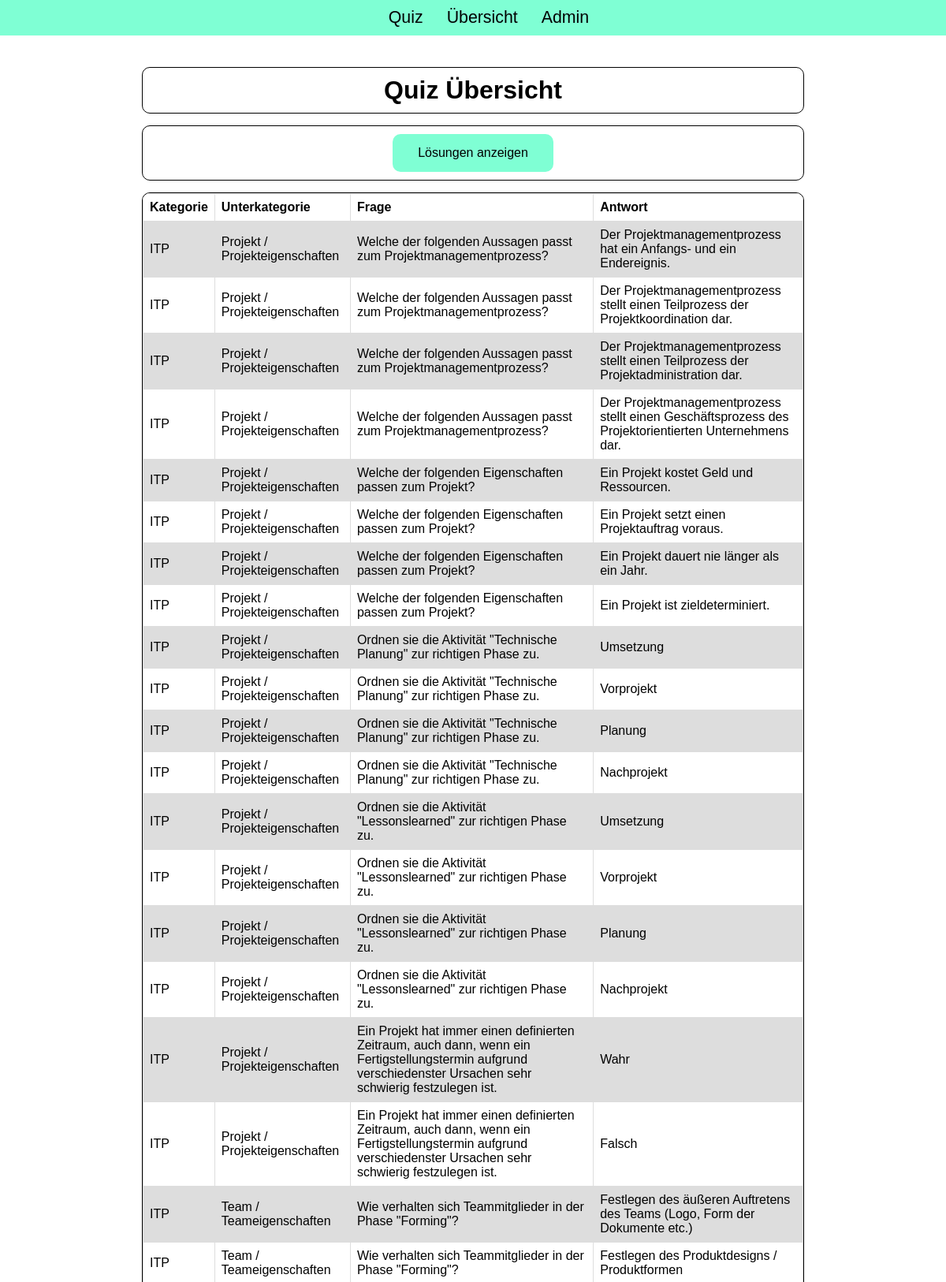
Screenshot of /webfiles/overview.php (upper part) with the database file from the repository.
### tables this page shows
CREATE TABLE `answer` (
  `pk_answer_id` int(11) NOT NULL,
  `fk_pk_question_id` int(11) DEFAULT NULL,
  `is_true` tinyint(1) DEFAULT NULL,
  `answer_text` varchar(255) DEFAULT NULL
);

CREATE TABLE `category` (
  `pk_category_id` int(11) NOT NULL,
  `category_text` varchar(255) DEFAULT NULL
);

CREATE TABLE `subcategory` (
  `pk_subcategory_id` int(11) NOT NULL,
  `fk_pk_category_id` int(11) DEFAULT NULL,
  `subcategory_text` varchar(255) DEFAULT NULL
);

CREATE TABLE `question` (
  `pk_question_id` int(11) NOT NULL,
  `fk_pk_subcategory_id` int(11) DEFAULT NULL,
  `question_text` varchar(255) DEFAULT NULL
);

### webfiles/DB.php (called while the page is built, shortened)
<?php
$server = "localhost";
$dbname = "quiz";
$username = "root";
$password = "";
try {
    $DB = new PDO("mysql:host=$server;dbname=$dbname", $username, $password);
    $DB->setAttribute(PDO::ATTR_ERRMODE, PDO::ERRMODE_EXCEPTION);
} catch (PDOException $e) {
    echo "Error: " . $e;
    exit();
}
return $DB;

### webfiles/overview.php (the view, shortened to what this page needs)
<?php
class Overview
{
    private $DB;
    function __construct()
    {
        $this->DB = include 'DB.php';
    }
    function createTable()
    {
        $result = '<table>';
        $result .= '<tr>
            <th>Kategorie</th>
            <th>Unterkategorie</th>
            <th>Frage</th>
            <th>Antwort</th>
            <th class="invisible is_true">Richtig?</th>
        </tr>';
        try {
            $categoryStmt = $this->DB->prepare("SELECT category_text, subcategory_text, question_text, answer_text, is_true
                FROM answer
                INNER JOIN question ON fk_pk_question_id = pk_question_id
                INNER JOIN subcategory ON fk_pk_subcategory_id = pk_subcategory_id
                INNER JOIN category ON fk_pk_category_id = pk_category_id");
            if ($categoryStmt->execute()) {
                while ($row = $categoryStmt->fetch()) {
                    $result .= '<tr>';
                    $result .= '<td>' . $row['category_text'] . '</td>';
                    $result .= '<td>' . $row['subcategory_text'] . '</td>';
                    $result .= '<td>' . $row['question_text'] . '</td>';
                    $result .= '<td>' . $row['answer_text'] . '</td>';
                    $result .= '<td class="invisible is_true">' . $row['is_true'] . '</td>';
                    $result .= '</tr>';
                }
            }
            $this->DB->setAttribute(PDO::ATTR_ERRMODE, PDO::ERRMODE_EXCEPTION);
        } catch (PDOException  $e) {
            echo "Error: " . $e;
            exit();
        }
        return $result . '</table>';
    }
}
?>
<!DOCTYPE html>
<html lang="de">
<head>
    <link rel="stylesheet" href="style.css">
</head>
<body>
    <?php
    $overview = new Overview();
    ?>
    <div id="main">
        <div class="mainElement">
            <h1>Quiz Übersicht</h1>
        </div>
        <div class="mainElement buttonDiv">
            <button id="showIsTrue">Lösungen anzeigen</button>
        </div>
        <div class="mainElement" id="overview">
            <?php
            echo $overview->createTable();
            ?>
        </div>
    </div>
</body>
</html>

### webfiles/style.css (style rules this page uses)
:root { --accent-c: #7fffd4; --accent-c-light: #bcffe9; --accent-c-dark: #38b48b; --accent-c-red: #FF7F7F; --accent-c-red-dark: #B31414; --lighter-gray: #dddddd; }
* { margin: 0; font-family: Arial, Helvetica, sans-serif; color: black; }
table { border-collapse: collapse; }
td, th { border: 1px solid var(--lighter-gray); text-align: left; padding: 8px; }
.buttonDiv { display: flex; justify-content: center; }
button, input[type=submit] { background-color: var(--accent-c); border: none; border-radius: 10px; padding: 15px 32px; text-align: center; text-decoration: none; display: inline-block; font-size: 16px; }
nav { text-align: center; background-color: var(--accent-c); }
nav ul#menu { list-style-type: none; display: flex; flex-direction: row; justify-content: center; gap: 10px; }
nav ul#menu li { padding: 10px; }
nav ul#menu li a { font-size: 16pt; text-decoration: none; }
div#main { width: 70%; margin: 40px auto; }
div.mainElement { border: 1px solid black; border-radius: 10px; padding: 10px; margin: 15px 0; }
div.mainElement h1, div.mainElement h3 { text-align: center; }
div.mainElement#overview { border: 1px solid black; border-radius: 10px; padding: 0; margin: 15px 0; overflow-x: scroll; }
div.mainElement#overview tr:nth-child(even) { background-color: var(--lighter-gray); }

### rows the page displays
answer: category.category_text "ITP", subcategory.subcategory_text "Projekt / Projekteigenschaften", fk_pk_question.question_text "Welche der folgenden Aussagen passt zum Projektmanagementprozess?", answer_text "Der Projektmanagementprozess hat ein Anfangs- und ein Endereignis."
answer: category.category_text "ITP", subcategory.subcategory_text "Projekt / Projekteigenschaften", fk_pk_question.question_text "Welche der folgenden Aussagen passt zum Projektmanagementprozess?", answer_text "Der Projektmanagementprozess stellt einen Teilprozess der Projektkoordination dar."
answer: category.category_text "ITP", subcategory.subcategory_text "Projekt / Projekteigenschaften", fk_pk_question.question_text "Welche der folgenden Aussagen passt zum Projektmanagementprozess?", answer_text "Der Projektmanagementprozess stellt einen Teilprozess der Projektadministration dar."
answer: category.category_text "ITP", subcategory.subcategory_text "Projekt / Projekteigenschaften", fk_pk_question.question_text "Welche der folgenden Aussagen passt zum Projektmanagementprozess?", answer_text "Der Projektmanagementprozess stellt einen Geschäftsprozess des Projektorientierten Unternehmens dar."
answer: category.category_text "ITP", subcategory.subcategory_text "Projekt / Projekteigenschaften", fk_pk_question.question_text "Welche der folgenden Eigenschaften passen zum Projekt?", answer_text "Ein Projekt kostet Geld und Ressourcen."
answer: category.category_text "ITP", subcategory.subcategory_text "Projekt / Projekteigenschaften", fk_pk_question.question_text "Welche der folgenden Eigenschaften passen zum Projekt?", answer_text "Ein Projekt setzt einen Projektauftrag voraus."
answer: category.category_text "ITP", subcategory.subcategory_text "Projekt / Projekteigenschaften", fk_pk_question.question_text "Welche der folgenden Eigenschaften passen zum Projekt?", answer_text "Ein Projekt dauert nie länger als ein Jahr."
answer: category.category_text "ITP", subcategory.subcategory_text "Projekt / Projekteigenschaften", fk_pk_question.question_text "Welche der folgenden Eigenschaften passen zum Projekt?", answer_text "Ein Projekt ist zieldeterminiert."
answer: category.category_text "ITP", subcategory.subcategory_text "Projekt / Projekteigenschaften", fk_pk_question.question_text "Ordnen sie die Aktivität \"Technische Planung\" zur richtigen Phase zu.", answer_text "Umsetzung"
answer: category.category_text "ITP", subcategory.subcategory_text "Projekt / Projekteigenschaften", fk_pk_question.question_text "Ordnen sie die Aktivität \"Technische Planung\" zur richtigen Phase zu.", answer_text "Vorprojekt"
answer: category.category_text "ITP", subcategory.subcategory_text "Projekt / Projekteigenschaften", fk_pk_question.question_text "Ordnen sie die Aktivität \"Technische Planung\" zur richtigen Phase zu.", answer_text "Planung"
answer: category.category_text "ITP", subcategory.subcategory_text "Projekt / Projekteigenschaften", fk_pk_question.question_text "Ordnen sie die Aktivität \"Technische Planung\" zur richtigen Phase zu.", answer_text "Nachprojekt"
answer: category.category_text "ITP", subcategory.subcategory_text "Projekt / Projekteigenschaften", fk_pk_question.question_text "Ordnen sie die Aktivität \"Lessonslearned\" zur richtigen Phase zu.", answer_text "Umsetzung"
answer: category.category_text "ITP", subcategory.subcategory_text "Projekt / Projekteigenschaften", fk_pk_question.question_text "Ordnen sie die Aktivität \"Lessonslearned\" zur richtigen Phase zu.", answer_text "Vorprojekt"
answer: category.category_text "ITP", subcategory.subcategory_text "Projekt / Projekteigenschaften", fk_pk_question.question_text "Ordnen sie die Aktivität \"Lessonslearned\" zur richtigen Phase zu.", answer_text "Planung"
answer: category.category_text "ITP", subcategory.subcategory_text "Projekt / Projekteigenschaften", fk_pk_question.question_text "Ordnen sie die Aktivität \"Lessonslearned\" zur richtigen Phase zu.", answer_text "Nachprojekt"
answer: category.category_text "ITP", subcategory.subcategory_text "Projekt / Projekteigenschaften", fk_pk_question.question_text "Ein Projekt hat immer einen definierten Zeitraum, auch dann, wenn ein Fertigstellungstermin aufgrund verschiedenster Ursachen sehr schwierig festzulegen ist.", answer_text "Wahr"
answer: category.category_text "ITP", subcategory.subcategory_text "Projekt / Projekteigenschaften", fk_pk_question.question_text "Ein Projekt hat immer einen definierten Zeitraum, auch dann, wenn ein Fertigstellungstermin aufgrund verschiedenster Ursachen sehr schwierig festzulegen ist.", answer_text "Falsch"
answer: category.category_text "ITP", subcategory.subcategory_text "Team / Teameigenschaften", fk_pk_question.question_text "Wie verhalten sich Teammitglieder in der Phase \"Forming\"?", answer_text "Festlegen des äußeren Auftretens des Teams (Logo, Form der Dokumente etc.)"
answer: category.category_text "ITP", subcategory.subcategory_text "Team / Teameigenschaften", fk_pk_question.question_text "Wie verhalten sich Teammitglieder in der Phase \"Forming\"?", answer_text "Festlegen des Produktdesigns / Produktformen"
